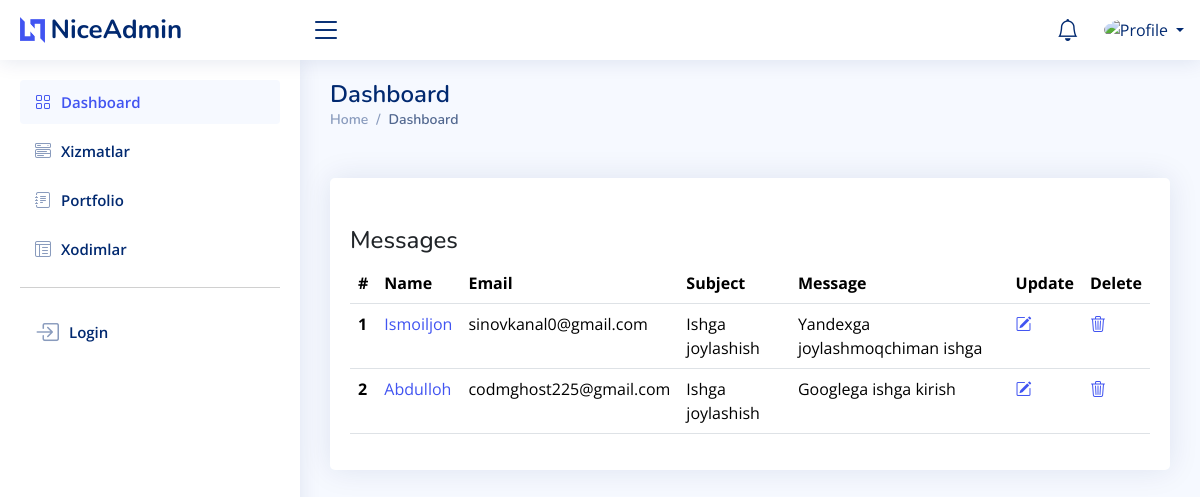
Screenshot of /contact/list/ with the database file from the repository.
### users/models.py (models this page shows, shortened)
class Contact(models.Model):
    name = models.CharField(max_length=100)
    email = models.EmailField()
    subject = models.CharField(max_length=100)
    message = models.TextField()

### users/views.py (the view)
# urls.py: path('contact/list/', ContactListView.as_view(), name='contact-list'),
class ContactListView(View):
    def get(self, request):
        contacts = Contact.objects.all()
        context = {'contacts': contacts}
        return render(request, 'dashboard/contact/contact_list.html', context)

### templates/dashboard/contact/contact_list.html
{% extends 'dashboard/index.html' %}
{% block content %}
    <div class="card mt-xl-5">
            <div class="card-body mt-xl-5">
            <h4>Messages</h4>
              <table class="table">
                <thead>
                  <tr>
                    <th scope="col">#</th>
                    <th scope="col">Name</th>
                    <th scope="col">Email</th>
                    <th scope="col">Subject</th>
                    <th scope="col">Message</th>
                    <th scope="col">Update</th>
                    <th scope="col">Delete</th>
                  </tr>
                </thead>
                <tbody>
                {% for contact in contacts %}
                  <tr>
                    <th scope="row">{{ forloop.counter }}</th>
                    <td><a href="{% url 'users:contact-detail' contact.id %}">{{ contact.name }}</a></td>
                    <td>{{ contact.email }}</td>
                    <td>{{ contact.subject }}</td>
                    <td>{{ contact.message | truncatechars:50 }}</td>
                      <td><a href="{% url 'users:contact-update' contact.id %}"><i class="bi bi-pencil-square"></i></a></td>
                      <td><a href="{% url 'users:contact-delete' contact.id %}"><i class="bi bi-trash3"></i></a></td>
                  </tr>
                {% endfor %}
                </tbody>
              </table>
            </div>
          </div>
{% endblock %}

### static/dashboard/assets/css/style.css (style rules this page uses)
:root { scroll-behavior: smooth; }
body { font-family: "Open Sans", sans-serif; background: #f6f9ff; color: #444444; }
a { color: #4154f1; text-decoration: none; }
h1, h2, h3, h4, h5, h6 { font-family: "Nunito", sans-serif; }
.card { margin-bottom: 30px; border: none; border-radius: 5px; box-shadow: 0px 0 30px rgba(1, 41, 112, 0.1); }
.card-body { padding: 0 20px 20px 20px; }

### rows the page displays
Contact: name "Ismoiljon", email "sinovkanal0@gmail.com", subject "Ishga joylashish", message "Yandexga joylashmoqchiman ishga"
Contact: name "Abdulloh", email "codmghost225@gmail.com", subject "Ishga joylashish", message "Googlega ishga kirish"
